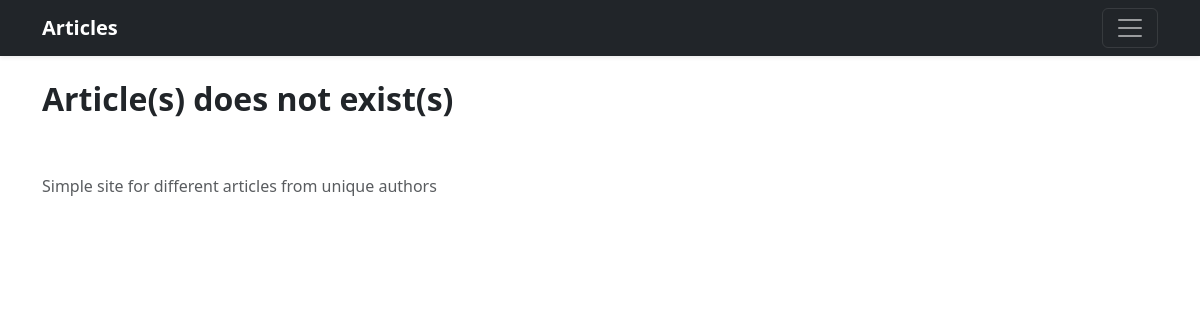
Before: /article/22/edit/ (signed in) with the older database file.
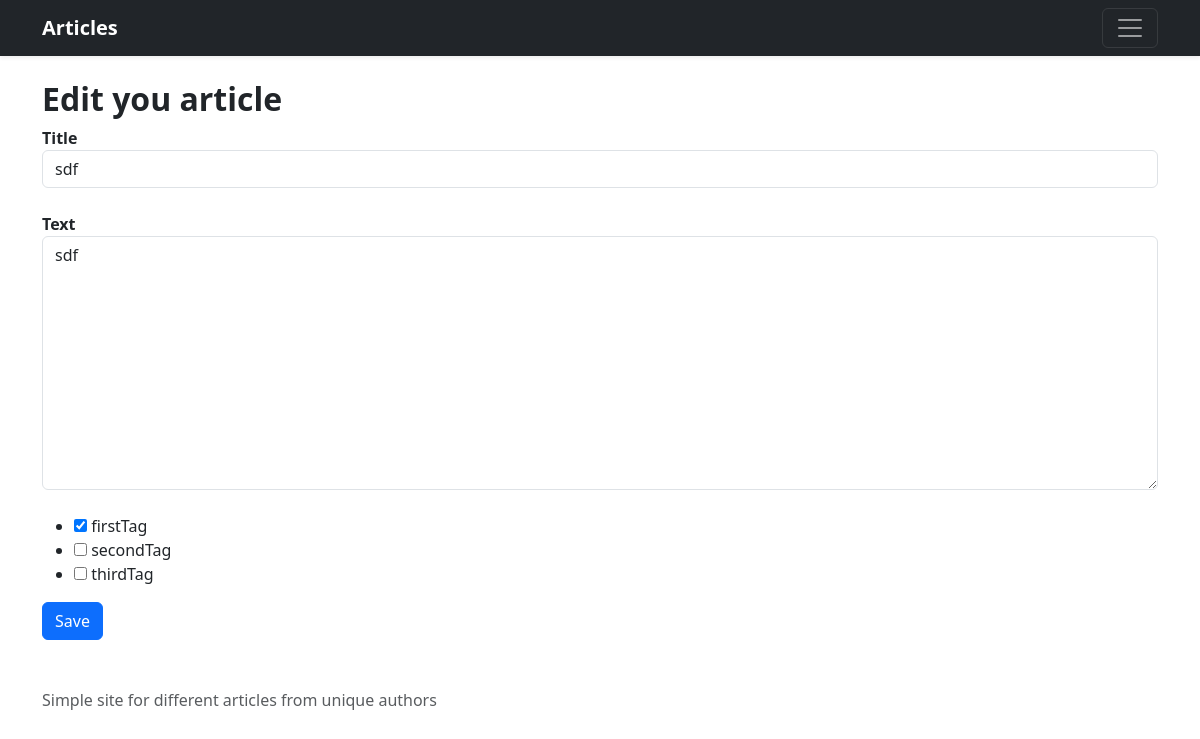
After: the same page with the newer database file.
### blog/models.py (models this page shows, shortened)
class Article(models.Model):
    title = models.CharField(max_length=100)
    text = models.TextField()
    author = models.ForeignKey(User, on_delete=models.SET_NULL, null=True)
    tags = models.ManyToManyField('Tag', blank=True)
    date = models.DateTimeField(default=datetime.datetime.now)

### blog/views.py (the view, shortened to what this page needs)
# urls.py: path('article/<int:pk>/edit/', ArticleEditView.as_view(), name='articleEdit'),
class ArticleEditView(LoginRequiredMixin, TemplateView):
    template_name = 'blog/article_edit.html'
    def get(self, request, pk):
        article = get_articles(pk=pk)
        context = get_context_from_articles(article)
        if article:
            if request.user != article[0].author:
                context = {'message': 'You don\'t have permission for that'}
                return render(request, self.template_name, context)
            form = ArticleForm(instance=article[0])
            context = {
                'form': form,
                'message': 'Edit you article'
            }
        return render(request, self.template_name, context)

### blog/forms.py
class ArticleForm(ModelForm):
    class Meta:
        model = Article
        fields = ('title', 'text', 'tags')
        widgets = {
            'title': TextInput(attrs={
                'class': 'form-control'
            }),
            'text': Textarea(attrs={
                'class': 'form-control'
            }),
            'tags': CheckboxSelectMultiple()
        }

### blog/models.py (called while the page is built)
    def __str__(self):
        return self.tag

### blog/views.py (called while the page is built)
def get_articles(**kwargs):
    return Article.objects.filter(**kwargs)

def get_context_from_articles(articles):
    if not articles:
        context = {'message': 'Article(s) does not exist(s)'}
    else:
        context = {'articles': articles}
    return context

### templates/blog/article_edit.html (shortened to what this page needs)
{% extends 'base.html' %}
{% block content %}
    {% if form %}
        <form method="POST">
            <strong> Title </strong>
            {{ form.title }}
            <br>
            <strong> Text </strong>
            {{ form.text }}
            <br>
            {{ form.tags }}
            <button type="submit" class="btn btn-primary">Save</button>
        </form>
    {% endif %}
{% endblock content %}

Changed rows visible on the page:
added Article: title "sdf", text "sdf"
Other visible differences:
{{ message }}: "Article(s) does not exist(s)" → "Edit you article"
form field tags: (not shown) → "☑ ☐ ☐"
text now shown: "Title Text firstTag secondTag thirdTag Save"
